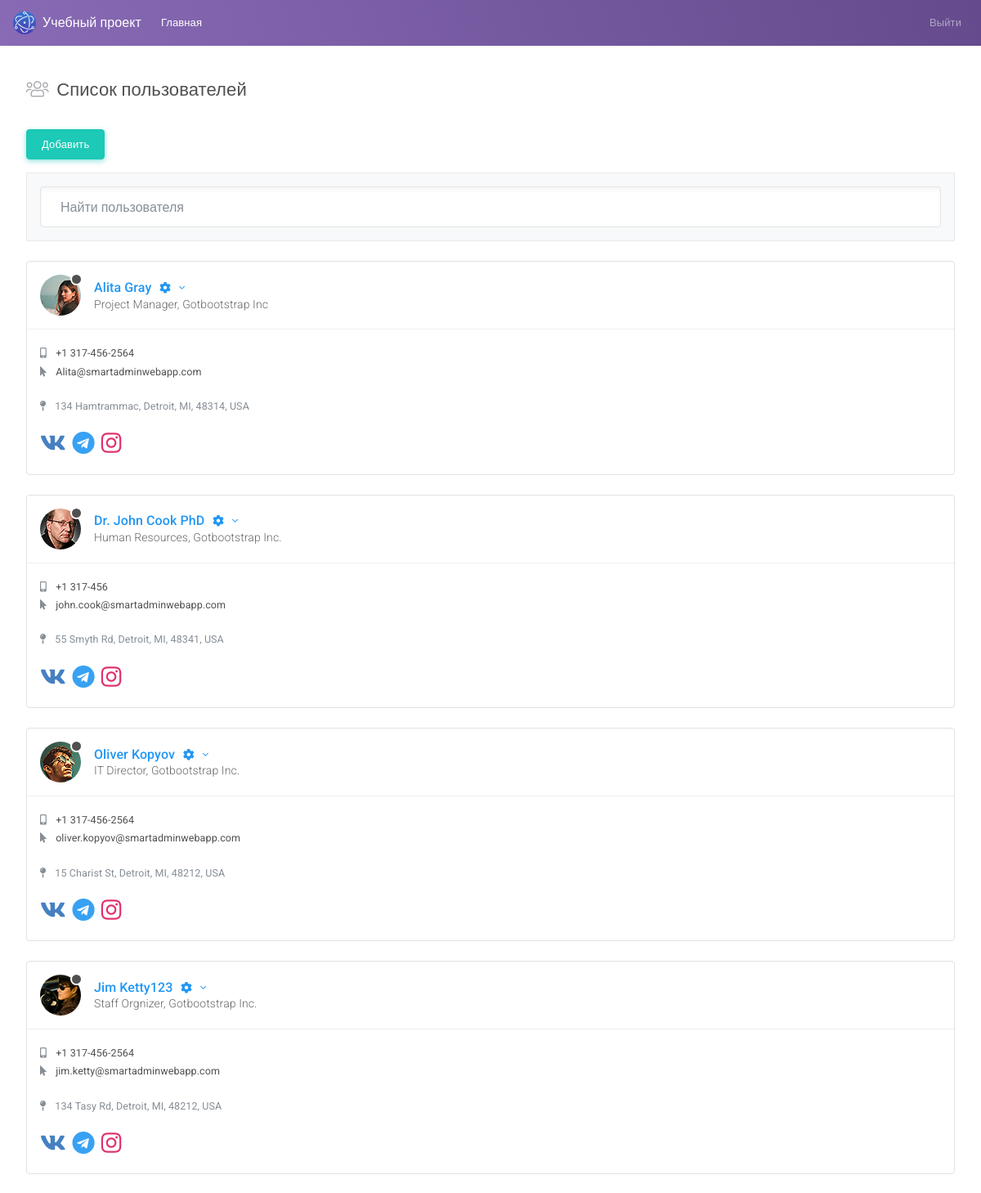
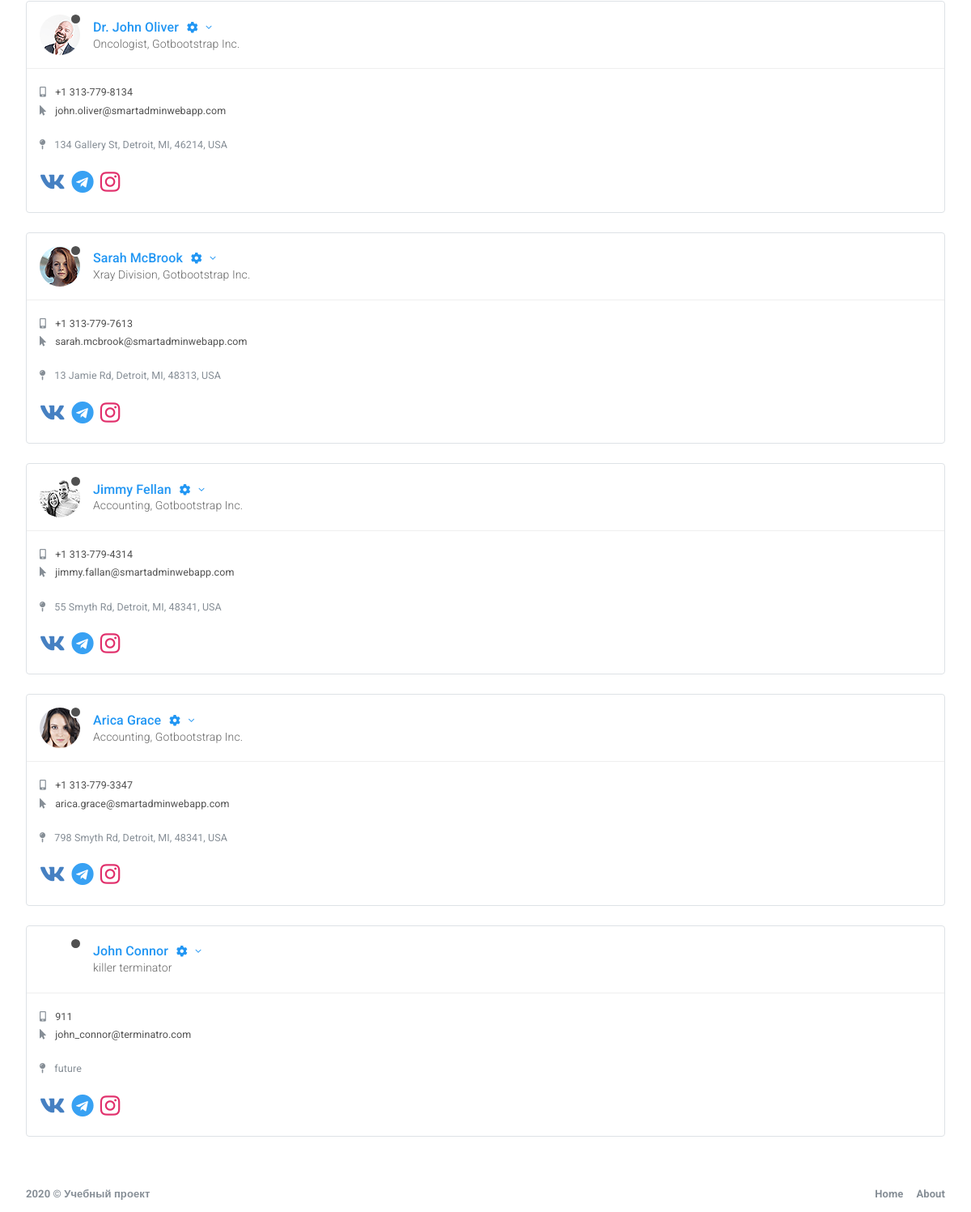
Page /users.php (signed in) on the earlier database version (2 pictures, top to bottom).
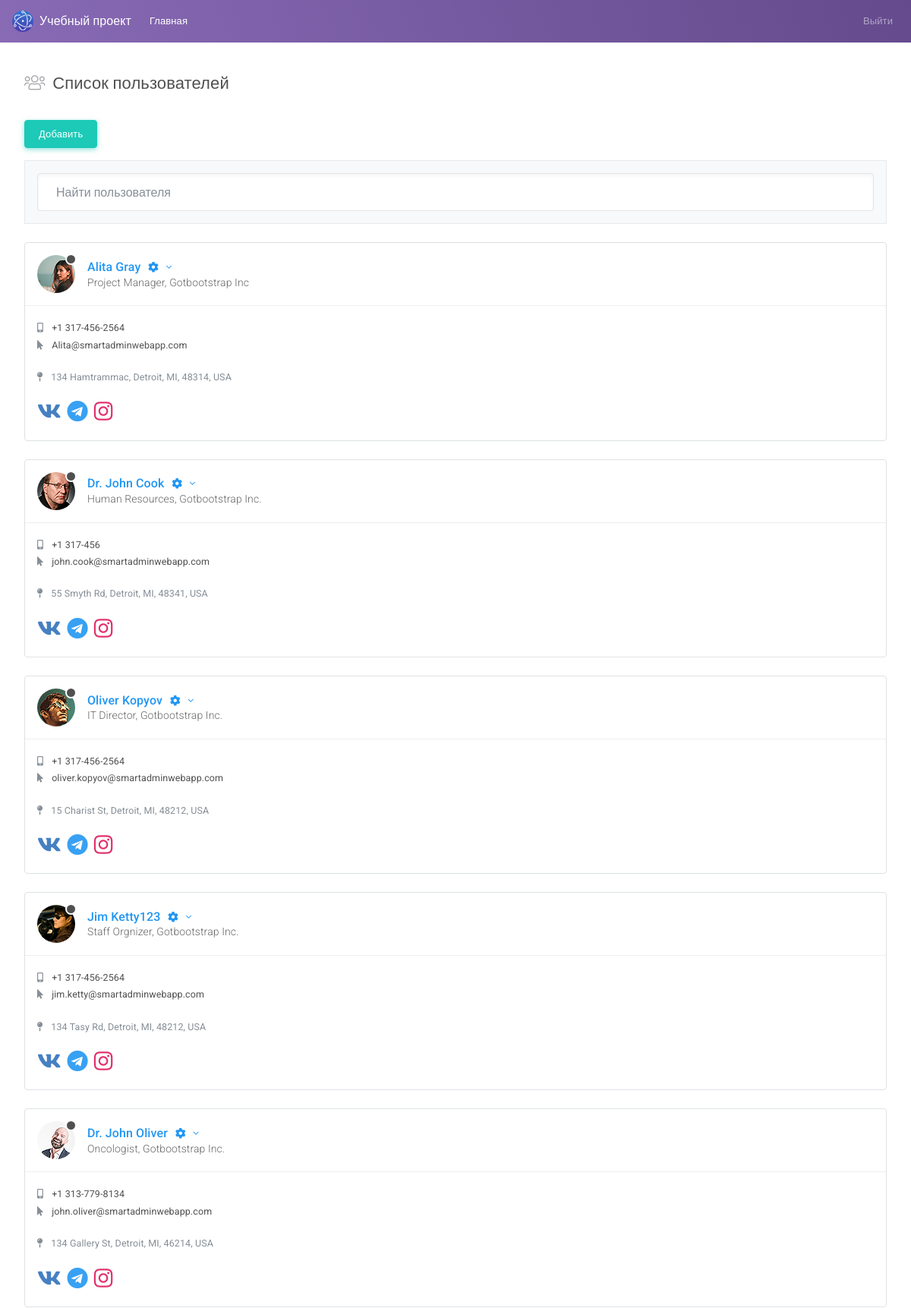
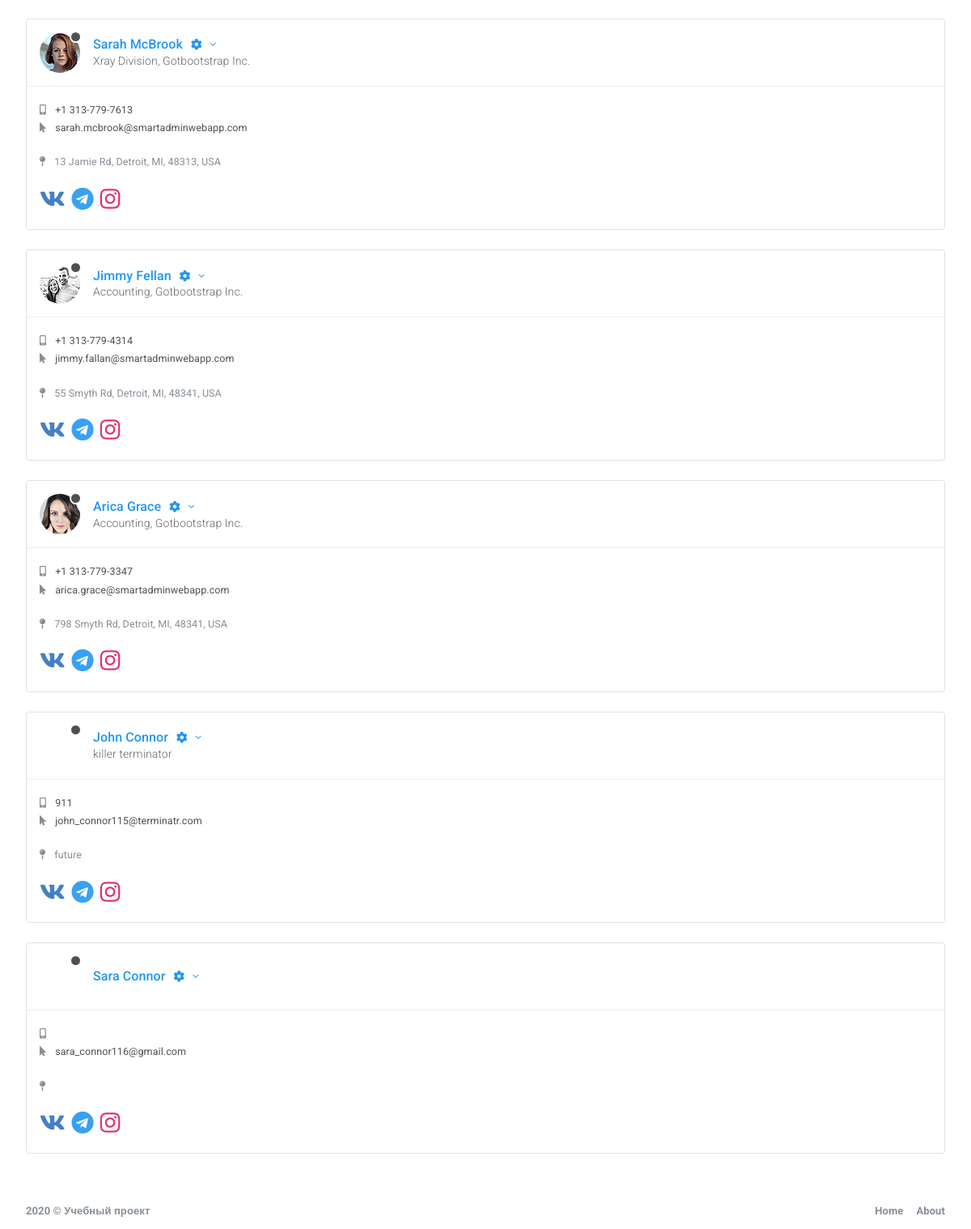
Same page on the later database version (2 pictures, top to bottom).
### tables this page shows
CREATE TABLE `users` (
  `id` int(11) NOT NULL,
  `email` varchar(255) NOT NULL,
  `password` varchar(255) NOT NULL,
  `name` varchar(255) NOT NULL,
  `status` varchar(255) NOT NULL,
  `position` varchar(255) NOT NULL,
  `image_name` varchar(255) NOT NULL,
  `phone` varchar(255) NOT NULL,
  `address` varchar(255) NOT NULL,
  `vk` varchar(255) NOT NULL,
  `telegram` varchar(255) NOT NULL,
  `instagram` varchar(255) NOT NULL,
  `role` varchar(255) NOT NULL DEFAULT 'user'
);

### functions.php (called while the page is built, shortened)
<?php
function has_image($user_image) {
  if ( !empty($user_image) ) {
    return true;
  }
  return false;
}
function get_users() {
  include "connect_db.php";
  $sql = "SELECT * FROM users";
  $statement = $pdo->prepare($sql);
  $statement->execute();
  return $statement->fetchAll(PDO::FETCH_ASSOC);
}
function is_admin($user) {
  if($user['role'] === 'admin') {
    return true;
  }
  return false;
}
;?>

### users.php (the view, shortened to what the changed rows need)
<?php
    include "functions.php";
    $users = get_users();
;?>
<!DOCTYPE html>
<html lang="en">
<head>
    <link id="vendorsbundle" rel="stylesheet" media="screen, print" href="css/vendors.bundle.css">
    <link id="appbundle" rel="stylesheet" media="screen, print" href="css/app.bundle.css">
    <link id="myskin" rel="stylesheet" media="screen, print" href="css/skins/skin-master.css">
    <link rel="stylesheet" media="screen, print" href="css/fa-solid.css">
    <link rel="stylesheet" media="screen, print" href="css/fa-brands.css">
    <link rel="stylesheet" media="screen, print" href="css/fa-regular.css">
</head>
    <body class="mod-bg-1 mod-nav-link">
        <main id="js-page-content" role="main" class="page-content mt-3">
            <div class="subheader">
                <h1 class="subheader-title">
                    <i class='subheader-icon fal fa-users'></i> Список пользователей
                </h1>
            </div>
            <div class="row" id="js-contacts">
                <?php foreach($users as $user): ?>
                    <div class="col-xl-4">
                        <div id="c_1" class="card border shadow-0 mb-g shadow-sm-hover" data-filter-tags="<?= strtolower($user['name']) ;?>">
                            <div class="card-body border-faded border-top-0 border-left-0 border-right-0 rounded-top">
                                <div class="d-flex flex-row align-items-center">
                                    <span class="status status-<?php if($user['status'] === 'online') {
                                                                        echo "success";
                                                                    } elseif($user['status'] === 'away') {
                                                                        echo "warning";
                                                                    } elseif($user['status'] === 'not_disturb') {
                                                                        echo "danger";
                                                                    } else {
                                                                        echo "secondary";
                                                                    }
                                                                ;?>
                                    mr-3">
                                        <span class="rounded-circle profile-image d-block " style="background-image:url('./img/demo/avatars/<?= (has_image($user['image_name'])) ? $user['image_name'] : 'no_image.png' ;?>'); background-size: cover;"></span>
                                    </span>
                                    <div class="info-card-text flex-1">
                                        <?php if( is_admin($_SESSION['user']) or $user['email'] === $_SESSION['user']['email'])  :?>
                                            <a href="page_profile.php?id=<?= $user['id'] ;?>" class="fs-xl text-truncate text-truncate-lg text-info">
                                                <?= $user['name'] ;?>
                                            </a>
                                            <a href="#" class="fs-xl text-truncate text-truncate-lg text-info" data-toggle="dropdown" aria-expanded="false">
                                                <i class="fal fas fa-cog fa-fw d-inline-block ml-1 fs-md"></i>
                                                <i class="fal fa-angle-down d-inline-block ml-1 fs-md"></i>
                                            </a>
                                        <?php endif ;?>
                                        <span class="text-truncate text-truncate-xl">
                                            <?= $user['position'] ;?>
                                        </span>
                                    </div>
                                </div>
                            </div>
                            <div class="card-body p-0 collapse show">
                                <div class="p-3">
                                    <a href="tel:<?= $user['phone'] ;?>" class="mt-1 d-block fs-sm fw-400 text-dark">
                                        <i class="fas fa-mobile-alt text-muted mr-2"></i>
                                        <?= $user['phone'] ;?>
                                    </a>
                                    <a href="mailto:<?= $user['email'];?>" class="mt-1 d-block fs-sm fw-400 text-dark">
                                        <i class="fas fa-mouse-pointer text-muted mr-2"></i>
                                        <?= $user['email'];?>
                                    </a>
                                    <address class="fs-sm fw-400 mt-4 text-muted">
                                        <i class="fas fa-map-pin mr-2"></i>
                                        <?= $user['address'] ;?>
                                    </address>
                                    <div class="d-flex flex-row">
                                        <a href="vk:<?= $user['vk'];?>" class="mr-2 fs-xxl" style="color:#4680C2">
                                            <i class="fab fa-vk"></i>
                                        </a>
                                        <a href="telegram:<?= $user['telegram'];?>" class="mr-2 fs-xxl" style="color:#38A1F3">
                                            <i class="fab fa-telegram"></i>
                                        </a>
                                        <a href="instagram:<?= $user['instagram'];?>" class="mr-2 fs-xxl" style="color:#E1306C">
                                            <i class="fab fa-instagram"></i>
                                        </a>
                                    </div>
                                </div>
                            </div>
                        </div>
                    </div>
                <?php endforeach ;?>
            </div>
        </main>
    </body>
</html>

Differences in the rows shown:
changed users "Human Resources, Gotbootstrap Inc.": name "Dr. John Cook PhD" → "Dr. John Cook"
changed users "John Connor": email "john_connor@terminatro.com" → "john_connor115@terminatr.com"
added users: name "Sara Connor", email "sara_connor116@gmail.com"
